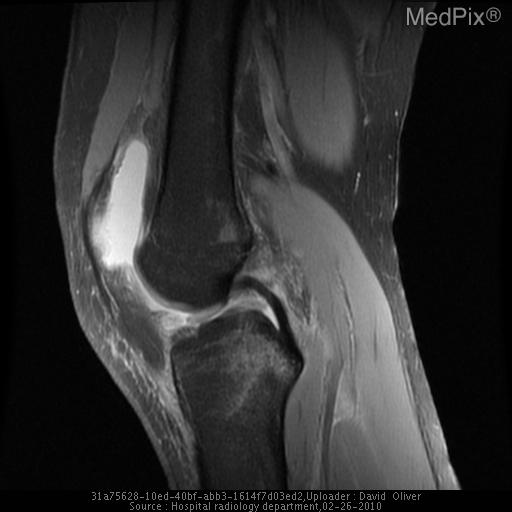
#> input picture images/acl1.jpg, 512 x 512 px, given in place of blank-avatar.jpg, which was not available
$ python -i patient_gui.py   (imports and definitions only)
#> lines starting #> are read from the running program, lines starting #| are printed output that depends on the picture
import tkinter as tk
from tkinter import ttk
from tkinter import filedialog
from helper import file_to_b64_string, num_parse
from ecg_analysis import analyze_ecg
import os
from patient_api import upload_patient_driver

from PIL import Image, ImageTk


medical_image_base64 = ''
ECG_image_base64 = ''
heart_rate = -1


# [6 lines left out: function verify_GUI_inputs, not called in this run]


def main_window():
    """Creates and runs a GUI for the patient-side client

    This function creates a window that allows a user to enter patient
    information for eventual upload to a heart rate database server.
    Entires on the GUI include patient MRN, patient name, medical
    image and ECG data.
    """
    # [75 lines left out: functions cancel_cmd, clear_cmd, ok_cmd, medical_image_cmd, ECG_data_cmd, not called in this run]

    # Create root/base window
    root = tk.Tk()
    root.title("Patient-side Client")
    root.geometry("750x600")

    # Patient MRN Entry
    ttk.Label(root, text="MRN:").grid(column=0, row=1, padx=20, pady=20)
    mrn_entry = tk.StringVar()
    ttk.Entry(root, width=20, textvariable=mrn_entry).grid(column=1, row=1)

    # Patient Name Entry
    ttk.Label(root, text="Name:")\
       .grid(column=0, row=2, padx=20, pady=0, sticky='n')
    name_entry = tk.StringVar()
    ttk.Entry(root, width=20, textvariable=name_entry)\
       .grid(column=1, row=2, sticky='n')

    # Select Medical Image
    ttk.Button(root, text="Select Medical Image", command=medical_image_cmd)\
       .grid(column=2, row=1, padx=140, pady=5, sticky='w')
    blank_image = Image.open("images/blank-avatar.jpg").resize((350, 175))
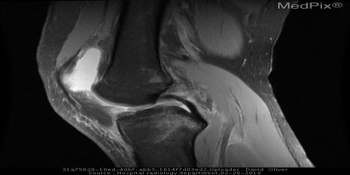
#> blank_image: PIL image 350x175 RGB; min 0, max 254, mean 47.1
    medical_image = ImageTk.PhotoImage(blank_image)
    medical_image_label = ttk.Label(root, image=medical_image)
    medical_image_label\
        .grid(column=2, row=2, padx=140, pady=5,
              rowspan=2, columnspan=2, sticky='w')

    # Select ECG Data File
    ttk.Button(root, text="Select ECG Data File ", command=ECG_data_cmd)\
       .grid(column=2, row=4, padx=140, pady=20, sticky='w')
    ECG_image = ImageTk.PhotoImage(blank_image)
    ECG_image_label = ttk.Label(root, image=ECG_image)
    ECG_image_label\
        .grid(column=2, row=5, padx=140, pady=5,
              rowspan=2, columnspan=2, sticky='w')
    hr_label = ttk.Label(root, text="Heart Rate:")
    hr_label.grid(column=2, row=7, padx=140, pady=20, sticky='w')

    # Buttons
    ttk.Button(root, text="Clear", command=clear_cmd)\
       .grid(column=2, row=8, padx=195, sticky='w')
    ttk.Button(root, text="Ok", command=ok_cmd)\
       .grid(column=2, row=8, padx=300, sticky='w')
    ttk.Button(root, text="Cancel", command=cancel_cmd)\
       .grid(column=2, row=8, padx=405, sticky='w')

    # Status Label
    status_label = ttk.Label(root, text="Please Enter Patient information")
    status_label.grid(column=0, row=7, padx=20, columnspan=3, sticky='w')

    # Start GUI
    root.mainloop()


# [4 lines not run here, left out]

>>> result = main_window()

$ run again, on images/esophagus 1.jpg
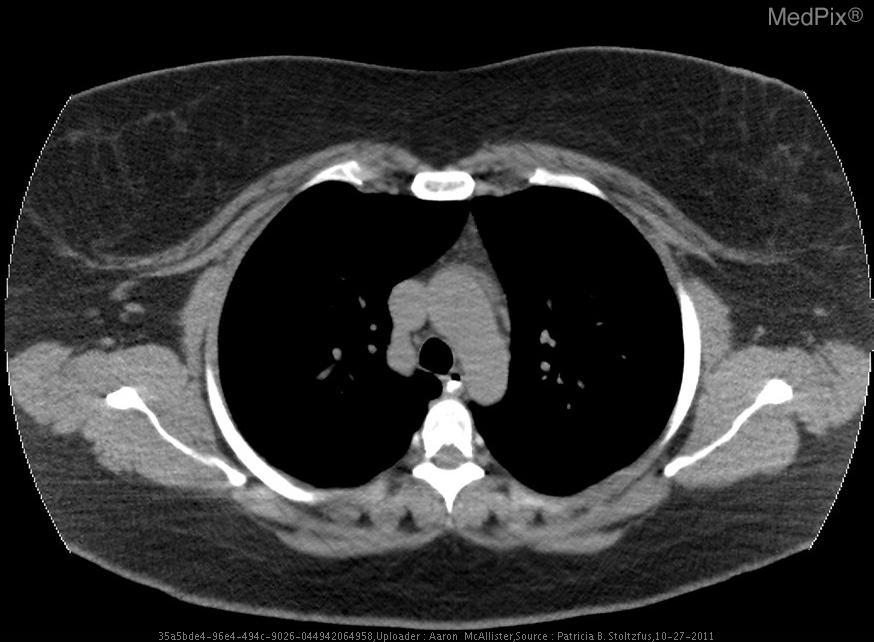
#> input picture images/esophagus 1.jpg, 874 x 642 px, given in place of blank-avatar.jpg, which was not available
#> in main_window, `blank_image = Image.open("images/blank-avatar.jpg").resize((350, 175))`:
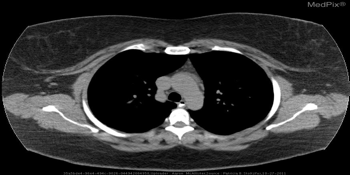
#> blank_image: PIL image 350x175 RGB; min 0, max 255, mean 47.9

$ run again, on images/esophagus2.jpg
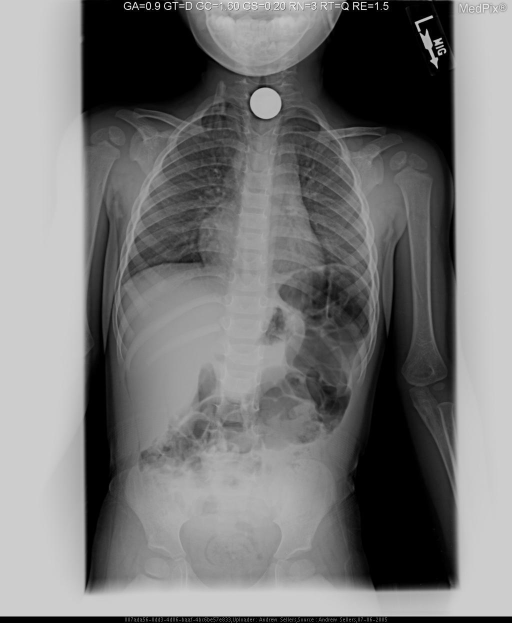
#> input picture images/esophagus2.jpg, 1024 x 1245 px, given in place of blank-avatar.jpg, which was not available (shown at 1/2 size)
#> in main_window, `blank_image = Image.open("images/blank-avatar.jpg").resize((350, 175))`:
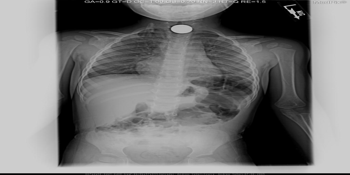
#> blank_image: PIL image 350x175 RGB; min 0, max 211, mean 118.5

$ run again, on images/synpic50411.jpg
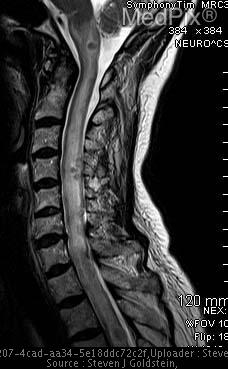
#> input picture images/synpic50411.jpg, 228 x 369 px, given in place of blank-avatar.jpg, which was not available
#> in main_window, `blank_image = Image.open("images/blank-avatar.jpg").resize((350, 175))`:
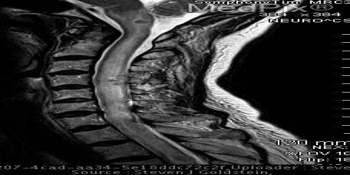
#> blank_image: PIL image 350x175 RGB; min 0, max 255, mean 49.3
